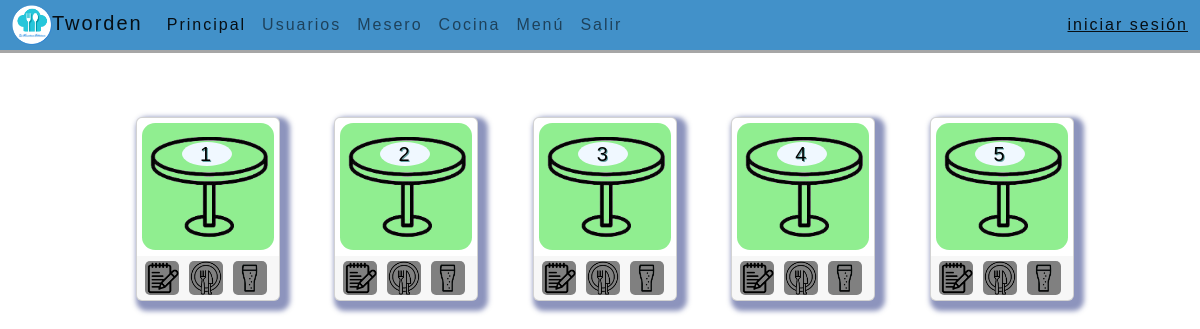
Before: /mesero-mesas.html with the older database file.
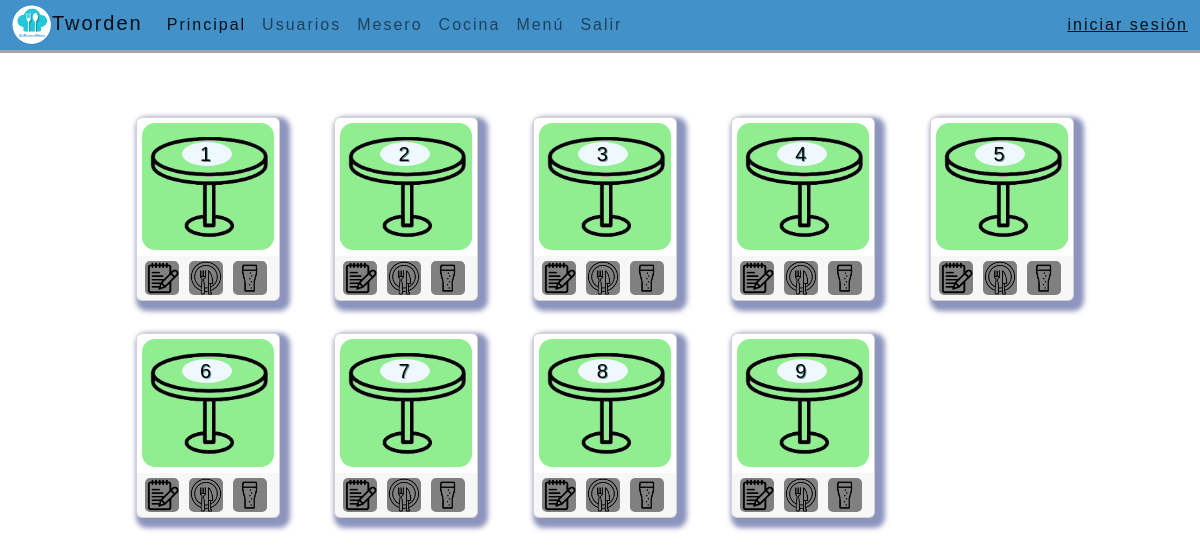
After: the same page with the newer database file.
### paginas/models.py (models this page shows, shortened)
class Mesas(models.Model):
    id = models.AutoField(primary_key=True)
    nombre_mesa = models.CharField(max_length=50, blank=False, null=False)

### paginas/views.py (the view)
# urls.py: path('mesero-mesas.html', views.mesero_mesas, name='mesero_mesas'),
def mesero_mesas(request):
    mesas = Mesas.objects.all()
    mesaform= Mesaform()
    return render(request, 'mesero-mesas.html', {'mesas': mesas, 'mesaform': mesaform})

### paginas/templates/mesero-mesas.html (shortened to what this page needs)
{% extends "base.html" %}
{% block contenido %}
{% load static %}
<div id="todo">
    <div class="container mt-5">
      <div class="row row-cols-3 mt-3 row-cols-md-5 g-3">
        {% for mesa in mesas %}
        <div class="col">
          <div class="card border-none mb-3" style="max-width: 9rem; min-width: 9rem;">
            <a href="mesero-orden.html">
            <div class="card-img-overlay">
              <h5 class="card-title">{% block numeromesa %}{{mesa.id}}{% endblock %}</h5>
            </div></a>
            <img src={% static 'img/icono_mesa.png' %} class="card-img" style="background-color: lightgreen;" alt="Mesa {{mesa.id}}">
            <div class="card-footer border-white"><div class="iconfooter"><img  src={% static 'img/icono_ordenar.png' %} class="icono" alt="..."><img src={% static 'img/icono_comida.png' %} class="icono" alt="..."><img src={% static 'img/icono_bebida.png' %} class="icono" alt="..."></div></div>
          </div>
        </div>
        {% endfor %}
      </div>
    </div>
</div>
{% endblock %}

### paginas/templates/Base.html (shortened to what this page needs)
{% load static %}
<!DOCTYPE html>
<html lang="es">
<head>
    <link href="https://cdn.jsdelivr.net/npm/bootstrap@5.2.1/dist/css/bootstrap.min.css" rel="stylesheet">
    <link rel="stylesheet" href={% static '/CSS/base.css' %}>
    <link rel="stylesheet" href={% static '/CSS/mesas.css' %}>
    <link rel="stylesheet" href={% static '/CSS/orden.css' %}>
</head>
<body>
    <header>
    <nav class="navbar fixed-top navbar-expand" style="background-color: #4291c9;">
      <div class="container-fluid">
          <a class="navbar-brand" href="ppal.html"><img src={% static 'img/logo.png' %} alt="Logo" width="40" height="40" class="d-inline-block align-text-center">Tworden</a>
          <div class="collapse navbar-collapse" id="navbarText">
            <ul class="navbar-nav me-auto mb-2 mb-lg-0">
              <li class="nav-item">
                <a class="nav-link active" aria-current="page" href="ppal.html">Principal</a>
              </li>
              <li class="nav-item">
                <a class="nav-link" href="usuarios.html">Usuarios</a>
              </li>
              <li class="nav-item">
                <a class="nav-link" href="mesero-mesas.html">Mesero</a>
              </li>
              <li class="nav-item">
                  <a class="nav-link" href="cocinero-comandas-todas.html">Cocina</a>
                </li>
              <li class="nav-item">
                  <a class="nav-link" href="menu.html">Menú</a>
                </li>
              <li class="nav-item">
                  <a class="nav-link" href="login.html">Salir</a>
                </li>
            </ul>
            <span class="navbar-text">
              {% if user.is_authenticated %}
              <a href="#"> Hola, {{user.username}}</a>
              <a href="#"> - {{user.usuario.Cargo}},  </a>
              <a>  </a>
              <a href="{% url 'logout' %}"> cerrar sesión</a>
              {% else %}
              <a href="{% url 'login' %}">iniciar sesión</a>
              {% endif %}
            </span>
          </div>
        </div>
    </nav>
    </header>
    {% block contenido %} {% endblock %}
</body>
</html>

### paginas/static/CSS/base.css (style rules this page uses)
* { margin: 0; }
html { width: 100%; height: 100% ; }
header { position: fixed; top: 0; }
body { left: 0; top: 0; width: 100%; height: 100%; background-image: url(/static/img/fondo1.jpg); background-repeat: no-repeat; background-attachment: fixed; background-size: cover; font-family:'Gill Sans', 'Gill Sans MT', Calibri, 'Trebuchet MS', sans-serif; padding: 0px; letter-spacing: 2px; font-size: 1em; }
.navbar { box-shadow: 0 3px rgba(0,0,0,0.35); max-height: 50px; }
#todo { width: 100%; position: fixed; top: 53px; bottom: 0; overflow: auto; overflow-x: hidden }

### paginas/static/CSS/mesas.css (style rules this page uses)
.container { position: relative; left: 2%; max-width: 1000px; }
.card { box-shadow: 5px 5px 5px 5px rgba(27, 41, 124, 0.5); }
.card-img { margin: 5px; align-items: center; display: block; width: auto; border-radius: 10%; }
.card-img-overlay { cursor: pointer; height: 72%; width: 97%; }
.card-title { width: 50px; background-color: aliceblue; text-align: center; margin-top: 8%; margin-left: 27%; font-family: 'Franklin Gothic Medium', 'Arial Narrow', Arial, sans-serif; border-radius: 50%; color: black; text-shadow: 1px 1px cadetblue; }
.card-footer { width: 100%; padding: 5px 3px; }
.icono { background-color: grey; margin: 0 5px; min-width: 25%; width: 25%; border-radius: 15%; }

Changed rows visible on the page:
added Mesas: id "6"
added Mesas: id "7"
added Mesas: id "8"
added Mesas: id "9"
